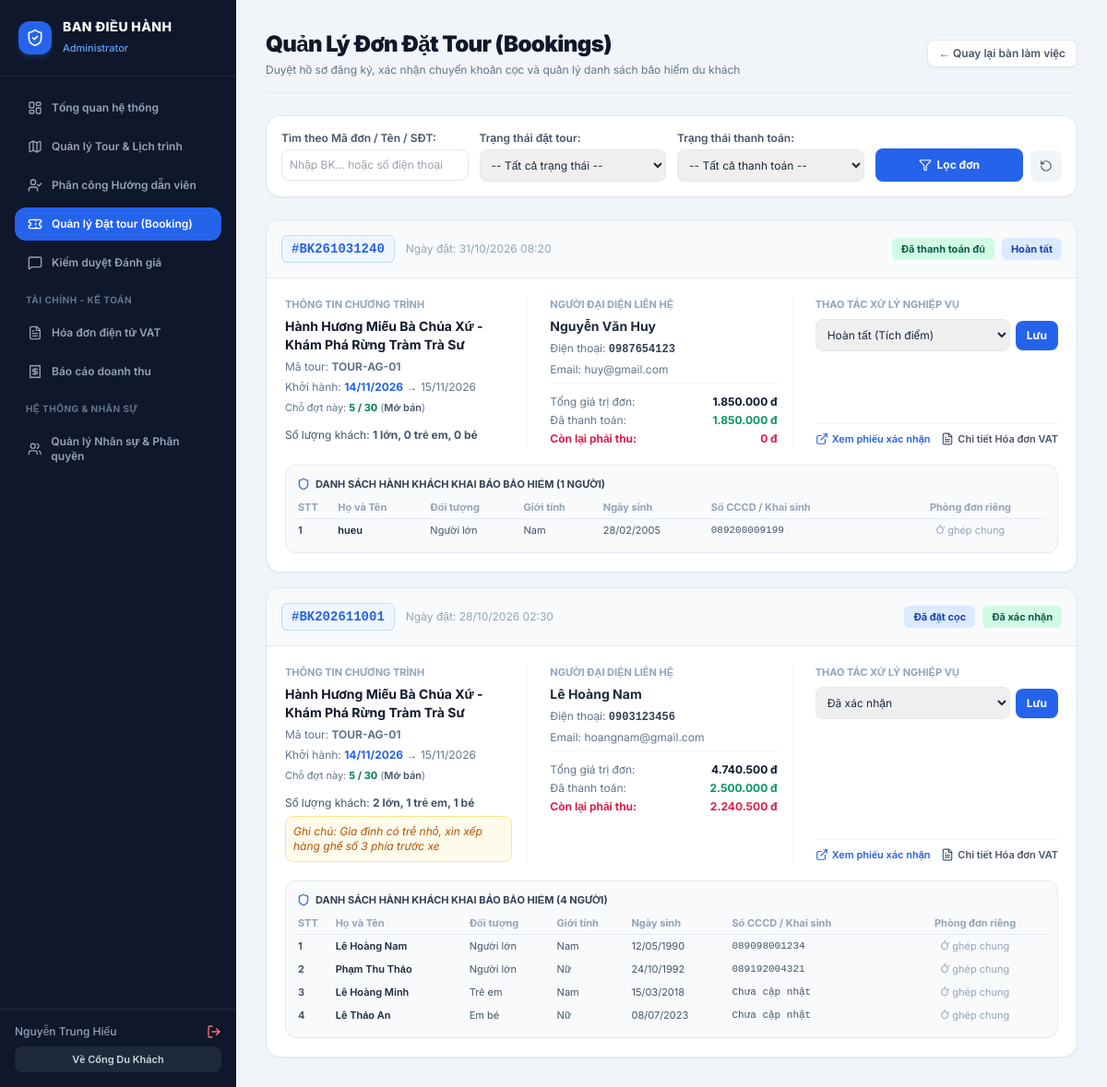
Screenshot of /modules/admin/booking_manager.php (signed in) with the database file from the repository.
### tables this page shows
CREATE TABLE IF NOT EXISTS `bookings` (
  `booking_id` int NOT NULL AUTO_INCREMENT,
  `booking_code` varchar(20) NOT NULL COMMENT 'Mã đơn: BK202611001',
  `departure_id` int NOT NULL,
  `customer_id` int NOT NULL,
  `promotion_id` int DEFAULT NULL,
  `booking_date` timestamp NULL DEFAULT CURRENT_TIMESTAMP,
  `num_adults` int NOT NULL DEFAULT '1',
  `num_children` int NOT NULL DEFAULT '0',
  `num_infants` int NOT NULL DEFAULT '0',
  `subtotal` decimal(12,0) NOT NULL,
  `discount_amount` decimal(12,0) DEFAULT '0',
  `total_amount` decimal(12,0) NOT NULL,
  `paid_amount` decimal(12,0) DEFAULT '0',
  `payment_status` enum('Chưa thanh toán','Đã đặt cọc','Đã thanh toán đủ','Đã hoàn tiền') DEFAULT 'Chưa thanh toán',
  `booking_status` enum('Chờ duyệt','Đã xác nhận','Đang đi tour','Hoàn tất','Đã hủy') DEFAULT 'Chờ duyệt',
  `special_notes` text COMMENT 'Yêu cầu ăn chay, ghế ngồi phía trước...',
  `is_rewarded` tinyint(1) NOT NULL DEFAULT '0' COMMENT '1: Đã cộng điểm thưởng tích lũy',
  PRIMARY KEY (`booking_id`),
  UNIQUE KEY `booking_code` (`booking_code`),
  KEY `departure_id` (`departure_id`),
  KEY `promotion_id` (`promotion_id`),
  KEY `idx_bookings_customer` (`customer_id`),
  KEY `idx_bookings_status` (`booking_status`,`payment_status`)
);

CREATE TABLE IF NOT EXISTS `tours` (
  `tour_id` int NOT NULL AUTO_INCREMENT,
  `category_id` int NOT NULL,
  `destination_id` int NOT NULL,
  `tour_code` varchar(30) NOT NULL COMMENT 'Mã định danh tour (VD: TOUR-AG-01)',
  `title` varchar(255) NOT NULL,
  `slug` varchar(255) NOT NULL,
  `duration_days` int NOT NULL DEFAULT '1',
  `duration_nights` int NOT NULL DEFAULT '0',
  `start_location` varchar(150) NOT NULL DEFAULT 'Long Xuyên, An Giang',
  `transportation` varchar(150) NOT NULL DEFAULT 'Xe du lịch đời mới / Máy bay',
  `included_services` text COMMENT 'Dịch vụ bao gồm: Xe, Ăn uống, Khách sạn, Vé tham quan',
  `excluded_services` text COMMENT 'Dịch vụ không bao gồm: Chi phí cá nhân, Thuế VAT',
  `thumbnail` varchar(255) DEFAULT 'default_tour.jpg',
  `status` enum('Active','Draft','Hidden') DEFAULT 'Active',
  `created_at` timestamp NULL DEFAULT CURRENT_TIMESTAMP,
  PRIMARY KEY (`tour_id`),
  UNIQUE KEY `tour_code` (`tour_code`),
  UNIQUE KEY `slug` (`slug`),
  KEY `idx_tours_destination` (`destination_id`),
  KEY `idx_tours_category` (`category_id`)
);

CREATE TABLE IF NOT EXISTS `tour_departures` (
  `departure_id` int NOT NULL AUTO_INCREMENT,
  `tour_id` int NOT NULL,
  `departure_date` date NOT NULL,
  `return_date` date NOT NULL,
  `max_seats` int NOT NULL DEFAULT '30',
  `booked_seats` int NOT NULL DEFAULT '0',
  `tour_guide_id` int DEFAULT NULL COMMENT 'Hướng dẫn viên được phân công phụ trách',
  `status` enum('Mở bán','Sắp hết chỗ','Đã khóa sổ','Đã khởi hành','Đã hoàn tất','Đã hủy') DEFAULT 'Mở bán',
  `created_at` timestamp NULL DEFAULT CURRENT_TIMESTAMP,
  PRIMARY KEY (`departure_id`),
  KEY `tour_id` (`tour_id`),
  KEY `tour_guide_id` (`tour_guide_id`),
  KEY `idx_departures_date` (`departure_date`,`status`)
);

CREATE TABLE IF NOT EXISTS `customers` (
  `customer_id` int NOT NULL AUTO_INCREMENT,
  `user_id` int DEFAULT NULL COMMENT 'Khách có tài khoản hoặc khách đặt vãng lai',
  `fullname` varchar(100) NOT NULL,
  `email` varchar(100) NOT NULL,
  `phone` varchar(20) NOT NULL,
  `id_card` varchar(20) DEFAULT NULL COMMENT 'Số CCCD hoặc Hộ chiếu',
  `address` varchar(255) DEFAULT NULL,
  `gender` enum('Nam','Nữ','Khác') DEFAULT 'Nam',
  `birth_date` date DEFAULT NULL,
  `reward_points` int DEFAULT '0' COMMENT 'Điểm thưởng tích lũy',
  `created_at` timestamp NULL DEFAULT CURRENT_TIMESTAMP,
  PRIMARY KEY (`customer_id`),
  UNIQUE KEY `uq_customers_email` (`email`),
  KEY `user_id` (`user_id`)
);

CREATE TABLE IF NOT EXISTS `booking_passengers` (
  `passenger_id` int NOT NULL AUTO_INCREMENT,
  `booking_id` int NOT NULL,
  `fullname` varchar(100) NOT NULL,
  `gender` enum('Nam','Nữ','Khác') DEFAULT 'Nam',
  `birth_date` date DEFAULT NULL,
  `passenger_type` enum('Người lớn','Trẻ em','Em bé') DEFAULT 'Người lớn',
  `id_card` varchar(20) DEFAULT NULL COMMENT 'CCCD/Hộ chiếu phục vụ mua bảo hiểm',
  `single_room` tinyint(1) DEFAULT '0' COMMENT '1: Yêu cầu ở phòng đơn riêng',
  PRIMARY KEY (`passenger_id`),
  KEY `booking_id` (`booking_id`)
);

### modules/admin/booking_manager.php (the view, shortened to what the rows shown need)
<?php
require_once __DIR__ . '/../../config/database.php';
$where_clauses = ["b.customer_id = c.customer_id", "b.departure_id = dep.departure_id", "dep.tour_id = t.tour_id"];
$params = [];
$where_sql = implode(" AND ", $where_clauses);
$sqlBookings = "SELECT b.*, c.fullname AS customer_name, c.phone AS customer_phone, c.email AS customer_email,
                       dep.departure_date, dep.return_date, dep.max_seats, dep.booked_seats, dep.status AS departure_status,
                       t.title AS tour_title, t.tour_code
                FROM bookings b, customers c, tour_departures dep, tours t
                WHERE {$where_sql}
                ORDER BY b.booking_id DESC";
$stmt = $pdo->prepare($sqlBookings);
$stmt->execute($params);
$bookings = $stmt->fetchAll();
include '../../includes/header.php';
?>
<div class="flex min-h-screen bg-slate-100">
    <?php include '../../includes/admin_sidebar.php'; ?>
    <main class="flex-1 p-8 space-y-6 overflow-y-auto">
        <div class="flex flex-col sm:flex-row sm:items-center sm:justify-between gap-4 border-b border-slate-200 pb-4">
            <div>
                <h1 class="text-2xl font-black text-slate-900 tracking-tight">Quản Lý Đơn Đặt Tour (Bookings)</h1>
            </div>
        </div>
        <div class="space-y-4">
            <?php foreach ($bookings as $b): ?>
                <?php
                $stmtPass = $pdo->prepare("SELECT * FROM booking_passengers WHERE booking_id = ?");
                $stmtPass->execute([$b['booking_id']]);
                $passengers = $stmtPass->fetchAll();
                ?>
                <div class="bg-white rounded-2xl shadow-sm border border-slate-200 overflow-hidden text-xs">
                    <div class="p-4 bg-slate-50 border-b flex flex-wrap items-center justify-between gap-3">
                        <div class="flex items-center gap-3">
                            <span class="font-mono font-bold text-sm text-blue-600 bg-blue-50 px-2.5 py-1 rounded-md border border-blue-200">
                                #<?= htmlspecialchars($b['booking_code']) ?>
                            </span>
                            <span class="text-slate-400">Ngày đặt: <?= date('d/m/Y H:i', strtotime($b['booking_date'])) ?></span>
                        </div>
                        <div class="flex items-center gap-2">
                            <span class="px-2.5 py-1 rounded-md font-bold text-[11px]
                                <?= $b['payment_status'] === 'Đã thanh toán đủ' ? 'bg-emerald-100 text-emerald-800' : ($b['payment_status'] === 'Đã đặt cọc' ? 'bg-blue-100 text-blue-800' : 'bg-rose-100 text-rose-800') ?>">
                                <?= $b['payment_status'] ?>
                            </span>
                            <span class="px-2.5 py-1 rounded-md font-bold text-[11px]
                                <?= $b['booking_status'] === 'Đã xác nhận' ? 'bg-emerald-100 text-emerald-800' : ($b['booking_status'] === 'Hoàn tất' ? 'bg-blue-100 text-blue-800' : ($b['booking_status'] === 'Chờ duyệt' ? 'bg-amber-100 text-amber-800' : 'bg-slate-200 text-slate-700')) ?>">
                                <?= $b['booking_status'] ?>
                            </span>
                        </div>
                    </div>
                    <div class="p-5 grid grid-cols-1 md:grid-cols-3 gap-6">
                        <div class="space-y-1.5 border-b md:border-b-0 md:border-r border-slate-100 pb-4 md:pb-0 pr-4">
                            <span class="text-[11px] font-bold uppercase text-slate-400">Thông tin chương trình</span>
                            <h3 class="font-bold text-slate-900 text-sm"><?= htmlspecialchars($b['tour_title']) ?></h3>
                            <p class="text-slate-500">Mã tour: <strong><?= $b['tour_code'] ?></strong></p>
                            <p class="text-slate-500">
                                Khởi hành: <strong class="text-blue-600"><?= date('d/m/Y', strtotime($b['departure_date'])) ?></strong> &rarr; <?= date('d/m/Y', strtotime($b['return_date'])) ?>
                            </p>
                            <p class="text-[11px] text-slate-500">
                                Chỗ đợt này: <strong class="text-emerald-700 font-bold"><?= $b['booked_seats'] ?> / <?= $b['max_seats'] ?></strong>
                                (<span class="font-semibold text-slate-600"><?= $b['departure_status'] ?></span>)
                            </p>
                            <div class="pt-2 text-slate-600">
                                Số lượng khách: <strong><?= $b['num_adults'] ?> lớn, <?= $b['num_children'] ?> trẻ em, <?= $b['num_infants'] ?> bé</strong>
                            </div>
                            <?php if (!empty($b['special_notes'])): ?>
                                <p class="text-amber-700 bg-amber-50 p-2 rounded-lg mt-2 italic border border-amber-200">Ghi chú: <?= htmlspecialchars($b['special_notes']) ?></p>
                            <?php endif; ?>
                        </div>
                        <div class="space-y-1.5 border-b md:border-b-0 md:border-r border-slate-100 pb-4 md:pb-0 pr-4">
                            <span class="text-[11px] font-bold uppercase text-slate-400">Người đại diện liên hệ</span>
                            <p class="font-bold text-slate-800 text-sm"><?= htmlspecialchars($b['customer_name']) ?></p>
                            <p class="text-slate-500">Điện thoại: <strong class="text-slate-700 font-mono"><?= $b['customer_phone'] ?></strong></p>
                            <p class="text-slate-500">Email: <?= $b['customer_email'] ?></p>
                            <div class="pt-3 border-t border-slate-100 space-y-1">
                                <div class="flex justify-between">
                                    <span class="text-slate-500">Tổng giá trị đơn:</span>
                                    <strong class="text-slate-900 font-bold"><?= number_format($b['total_amount'], 0, ',', '.') ?> đ</strong>
                                </div>
                                <div class="flex justify-between">
                                    <span class="text-slate-500">Đã thanh toán:</span>
                                    <strong class="text-emerald-600 font-bold"><?= number_format($b['paid_amount'], 0, ',', '.') ?> đ</strong>
                                </div>
                                <div class="flex justify-between text-rose-600 font-bold">
                                    <span>Còn lại phải thu:</span>
                                    <span><?= number_format(max(0, $b['total_amount'] - $b['paid_amount']), 0, ',', '.') ?> đ</span>
                                </div>
                            </div>
                        </div>
                        <div class="space-y-3 flex flex-col justify-between">
                            <div class="space-y-2">
                                <span class="text-[11px] font-bold uppercase text-slate-400">Thao tác xử lý nghiệp vụ</span>
                                <form method="POST" class="flex gap-1.5 items-center">
                                    <select name="new_booking_status" class="border rounded-lg p-2 text-xs flex-1 focus:ring-1 focus:ring-blue-500">
                                        <option value="Đã xác nhận" <?= $b['booking_status'] === 'Đã xác nhận' ? 'selected' : '' ?>>Đã xác nhận</option>
                                        <option value="Hoàn tất" <?= $b['booking_status'] === 'Hoàn tất' ? 'selected' : '' ?>>Hoàn tất (Tích điểm)</option>
                                    </select>
                                    <button type="submit" class="bg-blue-600 hover:bg-blue-700 text-white px-3 py-2 rounded-lg font-bold shadow-sm transition">Lưu</button>
                                </form>
                            </div>
                            <div class="pt-2 border-t border-slate-100 flex items-center justify-between text-[11px]">
                                <a href="<?= BASE_URL ?>modules/booking/booking_confirm.php?code=<?= $b['booking_code'] ?>" target="_blank" class="text-blue-600 hover:underline flex items-center gap-1 font-semibold">
                                    <i data-lucide="external-link" class="w-3.5 h-3.5"></i> Xem phiếu xác nhận
                                </a>
                                <a href="<?= BASE_URL ?>modules/accounting/invoice_detail.php?booking_id=<?= $b['booking_id'] ?>" class="text-slate-600 hover:text-slate-900 flex items-center gap-1 font-semibold">
                                    <i data-lucide="file-text" class="w-3.5 h-3.5"></i> Chi tiết Hóa đơn VAT
                                </a>
                            </div>
                        </div>
                    </div>
                    <div class="px-5 pb-5">
                        <div class="bg-slate-50 border border-slate-200 rounded-xl p-3 space-y-2">
                            <span class="font-bold text-slate-700 flex items-center gap-1.5 text-[11px] uppercase">
                                <i data-lucide="shield" class="w-3.5 h-3.5 text-blue-600"></i> Danh Sách Hành Khách Khai Báo Bảo Hiểm (<?= count($passengers) ?> người)
                            </span>
                            <div class="overflow-x-auto">
                                <table class="w-full text-left text-[11px] text-slate-600">
                                    <thead>
                                        <tr class="text-slate-400 border-b border-slate-200">
                                            <th class="pb-1">STT</th>
                                            <th class="pb-1">Họ và Tên</th>
                                            <th class="pb-1">Đối tượng</th>
                                            <th class="pb-1">Giới tính</th>
                                            <th class="pb-1">Ngày sinh</th>
                                            <th class="pb-1">Số CCCD / Khai sinh</th>
                                            <th class="pb-1 text-center">Phòng đơn riêng</th>
                                        </tr>
                                    </thead>
                                    <tbody class="divide-y divide-slate-100">
                                        <?php foreach ($passengers as $pIdx => $p): ?>
                                            <tr>
                                                <td class="py-1 font-bold"><?= $pIdx + 1 ?></td>
                                                <td class="py-1 font-semibold text-slate-800"><?= htmlspecialchars($p['fullname']) ?></td>
                                                <td class="py-1"><?= $p['passenger_type'] ?></td>
                                                <td class="py-1"><?= $p['gender'] ?></td>
                                                <td class="py-1 whitespace-nowrap"><?= !empty($p['birth_date']) ? date('d/m/Y', strtotime($p['birth_date'])) : '—' ?></td>
                                                <td class="py-1 font-mono"><?= $p['id_card'] ?: 'Chưa cập nhật' ?></td>
                                                <td class="py-1 text-center">
                                                    <?= !empty($p['single_room']) ? '<span class="text-amber-700 bg-amber-50 border border-amber-200 px-2 py-0.5 rounded font-bold">1 người/phòng</span>' : '<span class="text-slate-400">Ở ghép chung</span>' ?>
                                                </td>
                                            </tr>
                                        <?php endforeach; ?>
                                    </tbody>
                                </table>
                            </div>
                        </div>
                    </div>
                </div>
            <?php endforeach; ?>
        </div>
    </main>
</div>
</body>
</html>

### rows the page displays
bookings: booking_code "BK261031240", booking_date "31/10/2026 08:20", payment_status "Đã thanh toán đủ", booking_status "Hoàn tất", tours.title "Hành Hương Miếu Bà Chúa Xứ - Khám Phá Rừng Tràm Trà Sư", tours.tour_code "TOUR-AG-01", departure.departure_date "14/11/2026", departure.return_date "15/11/2026", departure.booked_seats "5", departure.max_seats "30", departure.status "Mở bán", num_adults "1", num_children "0", num_infants "0", customer.fullname "Nguyễn Văn Huy", customer.phone "0987654123", customer.email "huy@gmail.com", total_amount "1.850.000", paid_amount "1.850.000", max(0, $b['total_amount'] - $b['paid_amount']) "0", new_booking_status "Hoàn tất (Tích điểm)", count($passengers) "1"
booking_passengers: fullname "hueu", passenger_type "Người lớn", gender "Nam", birth_date "28/02/2005", id_card "089200009199", single_room "Ở ghép chung"
bookings: booking_code "BK202611001", booking_date "28/10/2026 02:30", payment_status "Đã đặt cọc", booking_status "Đã xác nhận", tours.title "Hành Hương Miếu Bà Chúa Xứ - Khám Phá Rừng Tràm Trà Sư", tours.tour_code "TOUR-AG-01", departure.departure_date "14/11/2026", departure.return_date "15/11/2026", departure.booked_seats "5", departure.max_seats "30", departure.status "Mở bán", num_adults "2", num_children "1", num_infants "1", special_notes "Gia đình có trẻ nhỏ, xin xếp hàng ghế số 3 phía trước xe", customer.fullname "Lê Hoàng Nam", customer.phone "0903123456", customer.email "hoangnam@gmail.com", total_amount "4.740.500", paid_amount "2.500.000", max(0, $b['total_amount'] - $b['paid_amount']) "2.240.500", new_booking_status "Đã xác nhận", count($passengers) "4"
booking_passengers: fullname "Lê Hoàng Nam", passenger_type "Người lớn", gender "Nam", birth_date "12/05/1990", id_card "089098001234", single_room "Ở ghép chung"
booking_passengers: fullname "Phạm Thu Thảo", passenger_type "Người lớn", gender "Nữ", birth_date "24/10/1992", id_card "089192004321", single_room "Ở ghép chung"
booking_passengers: fullname "Lê Hoàng Minh", passenger_type "Trẻ em", gender "Nam", birth_date "15/03/2018", id_card "Chưa cập nhật", single_room "Ở ghép chung"
booking_passengers: fullname "Lê Thảo An", passenger_type "Em bé", gender "Nữ", birth_date "08/07/2023", id_card "Chưa cập nhật", single_room "Ở ghép chung"

### other values shown
$u['role_name'] "Administrator"
$u['fullname'] "Nguyễn Trung Hiếu"
